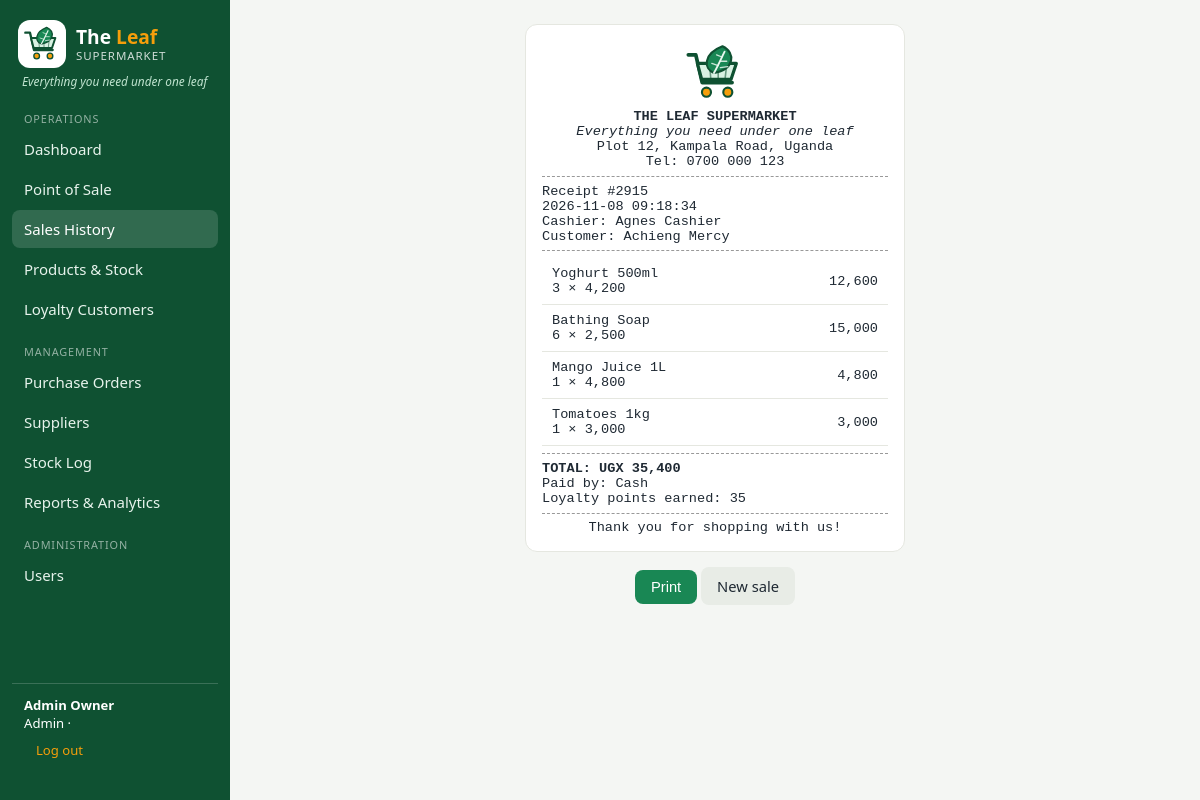
The page /receipt.php?id=2915 (signed in) on the database its author committed.
### tables this page shows
CREATE TABLE `sales` (
  `sale_id` int(11) NOT NULL AUTO_INCREMENT,
  `sale_date` datetime NOT NULL,
  `user_id` int(11) NOT NULL,
  `customer_id` int(11) DEFAULT NULL,
  `total` decimal(12,2) NOT NULL,
  `payment_method` enum('Cash','Mobile Money','Card') NOT NULL,
  `points_earned` int(11) NOT NULL DEFAULT 0,
  PRIMARY KEY (`sale_id`),
  KEY `user_id` (`user_id`),
  KEY `customer_id` (`customer_id`),
  KEY `idx_sales_date` (`sale_date`),
  CONSTRAINT `sales_ibfk_1` FOREIGN KEY (`user_id`) REFERENCES `users` (`user_id`),
  CONSTRAINT `sales_ibfk_2` FOREIGN KEY (`customer_id`) REFERENCES `customers` (`customer_id`)
);

CREATE TABLE `users` (
  `user_id` int(11) NOT NULL AUTO_INCREMENT,
  `full_name` varchar(100) NOT NULL,
  `username` varchar(50) NOT NULL,
  `password_hash` varchar(255) NOT NULL,
  `role` enum('admin','manager','cashier') NOT NULL,
  `active` tinyint(1) NOT NULL DEFAULT 1,
  PRIMARY KEY (`user_id`),
  UNIQUE KEY `username` (`username`)
);

CREATE TABLE `customers` (
  `customer_id` int(11) NOT NULL AUTO_INCREMENT,
  `full_name` varchar(100) NOT NULL,
  `phone` varchar(20) NOT NULL,
  `loyalty_points` int(11) NOT NULL DEFAULT 0,
  `joined_on` date NOT NULL,
  PRIMARY KEY (`customer_id`),
  UNIQUE KEY `phone` (`phone`)
);

### includes/bootstrap.php (called while the page is built, shortened)
<?php
function cfg() { static $c; return $c ??= require __DIR__ . '/../config.php'; }
function db(): PDO {
    static $pdo;
    if (!$pdo) {
        $c = cfg();
        $pdo = new PDO("mysql:host={$c['host']};port={$c['port']};dbname={$c['name']};charset=utf8mb4", $c['user'], $c['pass'], [
            PDO::ATTR_ERRMODE => PDO::ERRMODE_EXCEPTION,
            PDO::ATTR_DEFAULT_FETCH_MODE => PDO::FETCH_ASSOC,
            PDO::ATTR_EMULATE_PREPARES => false,
        ]);
    }
    return $pdo;
}
function run($sql, $a = []) { $s = db()->prepare($sql); $s->execute($a); return $s; }
function q($sql, $a = []) { return run($sql, $a)->fetchAll(); }
function q1($sql, $a = []) { $r = q($sql, $a); return $r[0] ?? null; }
function e($v) { return htmlspecialchars((string)$v, ENT_QUOTES, 'UTF-8'); }
function ugx($n) { return 'UGX ' . number_format((float)$n); }
function num($n) { return number_format((float)$n); }
require_once __DIR__ . '/layout.php';

### receipt.php (the view, shortened to what this page needs)
<?php
require 'includes/bootstrap.php'; require_login();
$s = q1('SELECT s.*, u.full_name cashier, c.full_name customer FROM sales s JOIN users u ON u.user_id=s.user_id LEFT JOIN customers c ON c.customer_id=s.customer_id WHERE sale_id=?', [(int)($_GET['id'] ?? 0)]);
$items = q('SELECT si.*, p.name FROM sale_items si JOIN products p ON p.product_id=si.product_id WHERE sale_id=?', [$s['sale_id']]);
render_head('Receipt #' . $s['sale_id']); ?>
<div class="card receipt"><div class="c"><?= logo_html("rcpt") ?><br><b>THE LEAF SUPERMARKET</b><br><i><?= e(SLOGAN) ?></i><br>Plot 12, Kampala Road, Uganda<br>Tel: 0700 000 123</div><hr>
Receipt #<?= $s['sale_id'] ?><br><?= e($s['sale_date']) ?><br>Cashier: <?= e($s['cashier']) ?><?php if ($s['customer']) echo '<br>Customer: ' . e($s['customer']); ?><hr>
<table><?php foreach ($items as $i): ?><tr><td style="white-space:normal"><?= e($i['name']) ?><br><?= $i['qty'] ?> × <?= num($i['unit_price']) ?></td><td class="r"><?= num($i['qty'] * $i['unit_price']) ?></td></tr><?php endforeach; ?></table><hr>
<b>TOTAL: <?= ugx($s['total']) ?></b><br>Paid by: <?= e($s['payment_method']) ?><?php if ($s['points_earned']) echo '<br>Loyalty points earned: ' . $s['points_earned']; ?><hr><div class="c">Thank you for shopping with us!</div></div>
<p class="noprint" style="text-align:center"><button onclick="print()">Print</button> <a class="btn sec" href="pos.php">New sale</a></p>

### assets/style.css (style rules this page uses)
:root { --green:#0f5132;--green2:#198754;--amber:#f59e0b;--bg:#f4f6f3;--card:#fff;--ink:#1f2933;--mute:#6b7280;--line:#e5e7e0;--red:#c0392b }
* { box-sizing:border-box }
body { margin:0;font-family:system-ui,-apple-system,Segoe UI,Roboto,sans-serif;background:var(--bg);color:var(--ink);font-size:15px }
a { color:var(--green2);text-decoration:none }
.card { background:var(--card);border:1px solid var(--line);border-radius:12px;padding:16px;margin-bottom:16px;overflow-x:auto }
table { width:100%;border-collapse:collapse }
th,td { text-align:left;padding:8px 10px;border-bottom:1px solid var(--line);white-space:nowrap }
td.r,th.r { text-align:right }
.btn,button { background:var(--green2);color:#fff;border:0;border-radius:8px;padding:9px 16px;font-size:.92rem;cursor:pointer;display:inline-block }
.btn.sec { background:#e8ece6;color:var(--ink) }
.receipt { max-width:380px;margin:auto;font-family:ui-monospace,Menlo,monospace;font-size:.85rem }
.receipt .c { text-align:center }
.receipt hr { border:0;border-top:1px dashed #999 }

### rows shown on the page
sales: sale_id "2915", sale_date "2026-11-08 09:18:34", user.full_name "Agnes Cashier", customer.full_name "Achieng Mercy", total "UGX 35,400", payment_method "Cash", points_earned "35"

### other values the page prints
SLOGAN "Everything you need under one leaf"
$label "Dashboard Point of Sale Sales History Products & Stock Loyalty Customers Purchase Orders Suppliers Stock Log Reports & Analytics Users"
$u['name'] "Admin Owner"
$u['role'] "Admin"
$i['name'] "Yoghurt 500ml"
$i['qty'] "3"
num($i['unit_price']) "4,200"
num($i['qty'] * $i['unit_price']) "12,600"
$i['name'] "Bathing Soap"
$i['qty'] "6"
num($i['unit_price']) "2,500"
num($i['qty'] * $i['unit_price']) "15,000"
$i['name'] "Mango Juice 1L"
$i['qty'] "1"
num($i['unit_price']) "4,800"
